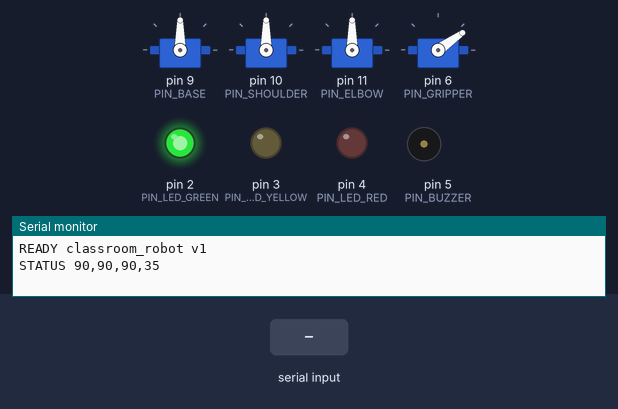
This sketch was run on a simulated Arduino Uno, built with avr-gcc and run on an emulated ATmega328P. Parts: 4 × servo, output pins drawn as LEDs (lit = HIGH), buzzer (waves = sounding), the last lines printed to the serial monitor. Inputs (shaded band) come from the test bench.

Above: at 1.7 s.
1.8 s: "ALERT\n" received over Serial
At 3.1 s:
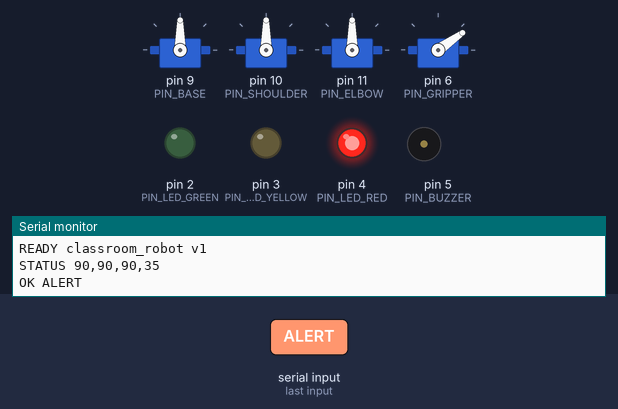
3.6 s: "WARN_LED\n" received over Serial
At 4.3 s:
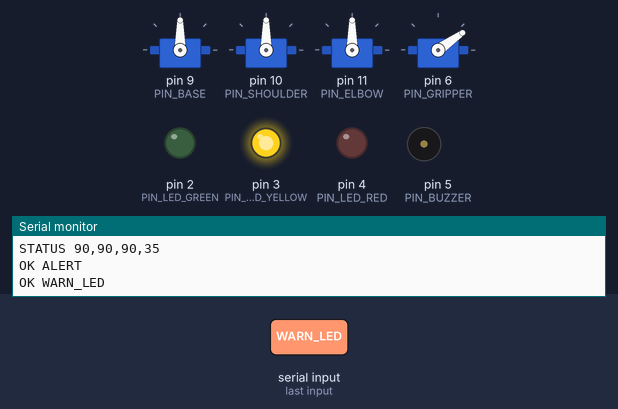
5.1 s: "ASSIST 1\n" received over Serial
At 5.9 s:
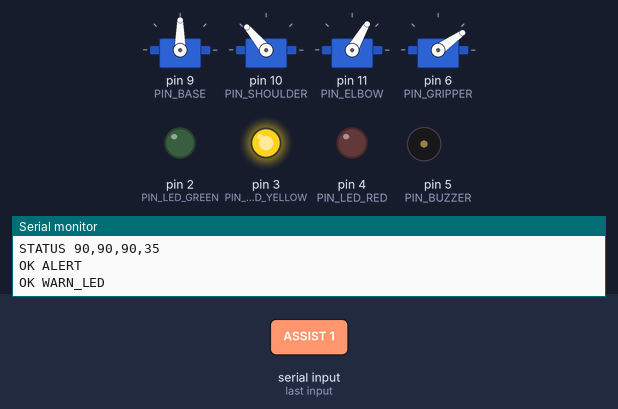
8.1 s: "NORMAL\n" received over Serial
At 10.1 s:
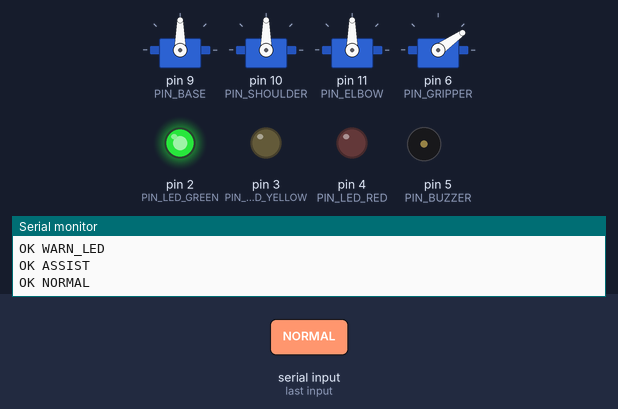
11.1 s: "ASSIST 150\n" received over Serial
At 15.2 s:
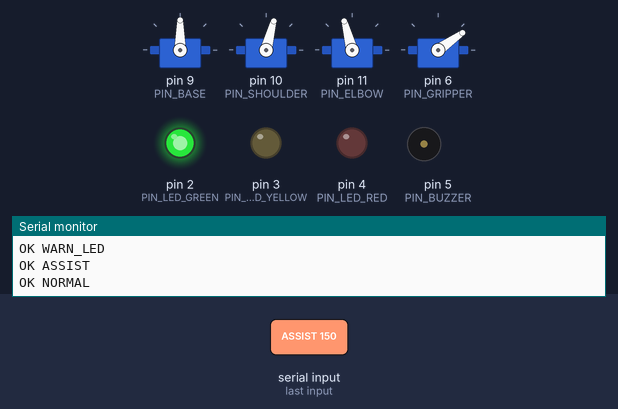
Timing chart, 0 to 17.1 s (numbered marks = the images above; inputs shaded):
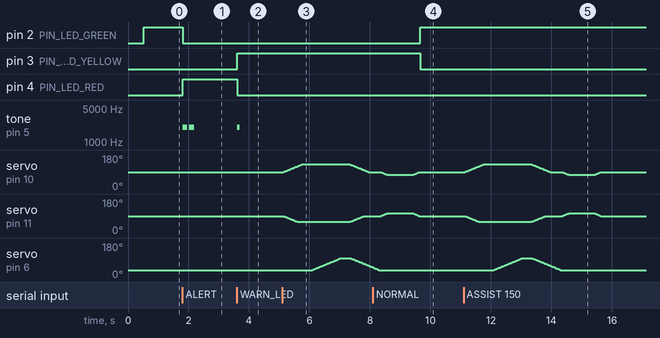

The sketch:

classroom_robot.ino
```cpp
/*
 * Smart Classroom Assistant Robot - Arduino Uno node
 * --------------------------------------------------
 * Drives a 4-DOF arm (base / shoulder / elbow / gripper) from newline-terminated
 * text commands arriving over USB serial, and answers every command so the Python
 * side can tell success from silence.
 *
 * Protocol (9600 baud, "\n" terminated, case-insensitive):
 *   PING              -> PONG
 *   STATUS            -> STATUS base,shoulder,elbow,gripper
 *   HOME LEFT CENTER RIGHT WARNING OPEN CLOSE PICK
 *                     -> OK <NAME>
 *   ASSIST            -> runs the pick-and-place sequence, then OK ASSIST
 *   NORMAL WARN_LED ALERT
 *                     -> OK <NAME>          (indicator only, arm does not move)
 *   SET <joint> <deg> -> OK SET <joint> <deg>   calibration jog, e.g. SET SHOULDER 95
 *   SPEED <ms>        -> OK SPEED <ms>          step delay, 5..60
 *   anything else     -> ERR UNKNOWN <text>
 *
 * On reset the arm moves to HOME before accepting commands, and prints READY.
 *
 * SAFETY
 *   Every joint has a hard min/max below; angles are clamped to them, so a bad
 *   command cannot drive a horn into the frame. Set these to YOUR arm before
 *   powering the servos - the defaults are conservative guesses, not measurements.
 *   Power four SG90s from a separate 5V supply (they can pull ~2A stalled) and
 *   tie its ground to the Arduino ground. USB alone will brown the board out.
 */

#include <Servo.h>

// ------------------------------------------------------------------ wiring
const uint8_t PIN_BASE     = 9;
const uint8_t PIN_SHOULDER = 10;
const uint8_t PIN_ELBOW    = 11;
const uint8_t PIN_GRIPPER  = 6;

// Phase 9 indicators - leave unconnected if you have none
const uint8_t PIN_LED_GREEN  = 2;
const uint8_t PIN_LED_YELLOW = 3;
const uint8_t PIN_LED_RED    = 4;
const uint8_t PIN_BUZZER     = 5;

// --------------------------------------------------------------- joint model
enum JointId { BASE = 0, SHOULDER = 1, ELBOW = 2, GRIPPER = 3, JOINT_COUNT = 4 };

struct Joint {
  Servo   servo;
  uint8_t pin;
  uint8_t minAngle;   // hard mechanical limit - tune to your build
  uint8_t maxAngle;
  uint8_t current;
  const char *name;
};

Joint joints[JOINT_COUNT] = {
  { Servo(), PIN_BASE,      10, 170,  90, "BASE"     },
  { Servo(), PIN_SHOULDER,  30, 150,  90, "SHOULDER" },
  { Servo(), PIN_ELBOW,     20, 160,  90, "ELBOW"    },
  { Servo(), PIN_GRIPPER,   35, 110,  35, "GRIPPER"  }
};

// -------------------------------------------------------------- preset poses
// order: base, shoulder, elbow, gripper   (255 = "leave this joint alone")
const uint8_t KEEP = 255;

struct NamedPose { const char *name; uint8_t a[JOINT_COUNT]; };

const NamedPose PRESETS[] = {
  { "HOME",    {  90,  90,  90,  35 } },   // upright, gripper open
  { "LEFT",    { 150,  80, 100,  35 } },   // point at the left third of the room
  { "CENTER",  {  90,  75, 105,  35 } },
  { "RIGHT",   {  30,  80, 100,  35 } },
  { "WARNING", {  90,  50, 140,  35 } },   // raised "attention" pose
  { "OPEN",    { KEEP, KEEP, KEEP,  35 } },
  { "CLOSE",   { KEEP, KEEP, KEEP, 100 } },
  { "PICK",    {  90, 130,  60,  35 } }    // reach down to the table
};
const uint8_t PRESET_COUNT = sizeof(PRESETS) / sizeof(PRESETS[0]);

// ----------------------------------------------------------------- movement
uint8_t stepDelayMs = 15;          // larger = slower, gentler
const uint8_t STEP_SIZE = 1;       // degrees per step

uint8_t clampAngle(const Joint &j, int angle) {
  if (angle < j.minAngle) return j.minAngle;
  if (angle > j.maxAngle) return j.maxAngle;
  return (uint8_t)angle;
}

/* Move every joint toward its target one degree at a time so the arm eases into
 * the pose instead of slamming. KEEP leaves a joint where it is. */
void moveTo(const uint8_t target[JOINT_COUNT]) {
  uint8_t goal[JOINT_COUNT];
  for (uint8_t i = 0; i < JOINT_COUNT; i++) {
    goal[i] = (target[i] == KEEP) ? joints[i].current
                                  : clampAngle(joints[i], target[i]);
  }

  bool moving = true;
  while (moving) {
    moving = false;
    for (uint8_t i = 0; i < JOINT_COUNT; i++) {
      Joint &j = joints[i];
      int diff = (int)goal[i] - (int)j.current;
      if (diff == 0) continue;
      if (abs(diff) <= STEP_SIZE) {
        j.current = goal[i];                     // last step lands exactly
      } else {
        j.current = (uint8_t)((int)j.current + (diff > 0 ? STEP_SIZE : -STEP_SIZE));
      }
      j.servo.write(j.current);
      moving = true;
    }
    delay(stepDelayMs);
  }
}

int findPreset(const String &name) {
  for (uint8_t i = 0; i < PRESET_COUNT; i++) {
    if (name.equals(PRESETS[i].name)) return i;
  }
  return -1;
}

int findJoint(const String &name) {
  for (uint8_t i = 0; i < JOINT_COUNT; i++) {
    if (name.equals(joints[i].name)) return i;
  }
  return -1;
}

// --------------------------------------------------------------- indicators
void setIndicators(bool green, bool yellow, bool red) {
  digitalWrite(PIN_LED_GREEN,  green  ? HIGH : LOW);
  digitalWrite(PIN_LED_YELLOW, yellow ? HIGH : LOW);
  digitalWrite(PIN_LED_RED,    red    ? HIGH : LOW);
}

void beep(uint16_t ms, uint8_t times) {
  for (uint8_t i = 0; i < times; i++) {
    tone(PIN_BUZZER, 2000, ms);
    delay(ms + 60);
  }
  noTone(PIN_BUZZER);
}

// ----------------------------------------------------------- assist routine
/* Phase 8: fixed-position marker/eraser fetch. No inverse kinematics - every
 * waypoint is a preset, so the arm can only ever visit angles we vetted. */
void runAssist() {
  moveTo(PRESETS[findPreset("HOME")].a);
  moveTo(PRESETS[findPreset("OPEN")].a);
  moveTo(PRESETS[findPreset("PICK")].a);      // reach down to the marker
  delay(300);
  moveTo(PRESETS[findPreset("CLOSE")].a);     // grip it
  delay(300);
  moveTo(PRESETS[findPreset("HOME")].a);      // lift clear of the table
  moveTo(PRESETS[findPreset("CENTER")].a);    // present it to the teacher
  delay(500);
  moveTo(PRESETS[findPreset("OPEN")].a);      // release
  delay(300);
  moveTo(PRESETS[findPreset("HOME")].a);
}

// ------------------------------------------------------------ command parser
void reportStatus() {
  Serial.print(F("STATUS "));
  for (uint8_t i = 0; i < JOINT_COUNT; i++) {
    Serial.print(joints[i].current);
    if (i < JOINT_COUNT - 1) Serial.print(',');
  }
  Serial.println();
}

void handleCommand(String line) {
  line.trim();
  if (line.length() == 0) return;
  line.toUpperCase();

  // split off the first word
  int sp = line.indexOf(' ');
  String verb = (sp < 0) ? line : line.substring(0, sp);
  String rest = (sp < 0) ? ""   : line.substring(sp + 1);
  rest.trim();

  if (verb == "PING")   { Serial.println(F("PONG")); return; }
  if (verb == "STATUS") { reportStatus(); return; }

  if (verb == "SPEED") {
    int ms = rest.toInt();
    if (ms < 5 || ms > 60) { Serial.println(F("ERR SPEED 5..60")); return; }
    stepDelayMs = (uint8_t)ms;
    Serial.print(F("OK SPEED ")); Serial.println(ms);
    return;
  }

  if (verb == "SET") {                       // calibration jog: SET ELBOW 120
    int sp2 = rest.indexOf(' ');
    if (sp2 < 0) { Serial.println(F("ERR SET <JOINT> <ANGLE>")); return; }
    String jname = rest.substring(0, sp2);
    int angle = rest.substring(sp2 + 1).toInt();
    int idx = findJoint(jname);
    if (idx < 0) { Serial.print(F("ERR SET UNKNOWN JOINT ")); Serial.println(jname); return; }
    uint8_t safe = clampAngle(joints[idx], angle);
    uint8_t target[JOINT_COUNT] = { KEEP, KEEP, KEEP, KEEP };
    target[idx] = safe;
    moveTo(target);
    Serial.print(F("OK SET ")); Serial.print(joints[idx].name);
    Serial.print(' '); Serial.println(safe);
    return;
  }

  if (verb == "ASSIST") { runAssist(); Serial.println(F("OK ASSIST")); return; }

  // ---- indicator-only commands (Phase 9). The arm does not move for these.
  if (verb == "NORMAL")  { setIndicators(true, false, false); Serial.println(F("OK NORMAL")); return; }
  if (verb == "WARN_LED"){ setIndicators(false, true, false); beep(80, 1); Serial.println(F("OK WARN_LED")); return; }
  if (verb == "ALERT")   { setIndicators(false, false, true); beep(160, 2); Serial.println(F("OK ALERT")); return; }

  // ---- preset poses
  int p = findPreset(verb);
  if (p >= 0) {
    moveTo(PRESETS[p].a);
    if (verb == "WARNING") { setIndicators(false, true, false); beep(80, 1); }
    Serial.print(F("OK ")); Serial.println(PRESETS[p].name);
    return;
  }

  Serial.print(F("ERR UNKNOWN ")); Serial.println(verb);
}

// ------------------------------------------------------------------- sketch
void setup() {
  Serial.begin(9600);

  pinMode(PIN_LED_GREEN,  OUTPUT);
  pinMode(PIN_LED_YELLOW, OUTPUT);
  pinMode(PIN_LED_RED,    OUTPUT);
  pinMode(PIN_BUZZER,     OUTPUT);
  setIndicators(false, false, false);

  for (uint8_t i = 0; i < JOINT_COUNT; i++) {
    joints[i].servo.attach(joints[i].pin);
    joints[i].servo.write(joints[i].current);   // hold the declared start angle
  }
  delay(500);                                   // let the horns settle

  moveTo(PRESETS[findPreset("HOME")].a);
  setIndicators(true, false, false);

  Serial.println(F("READY classroom_robot v1"));
  reportStatus();
}

void loop() {
  static String buffer = "";
  while (Serial.available() > 0) {
    char c = (char)Serial.read();
    if (c == '\n' || c == '\r') {
      if (buffer.length() > 0) { handleCommand(buffer); buffer = ""; }
    } else if (buffer.length() < 40) {
      buffer += c;
    }
  }
}
```

Measured:
- after the input at 1.8 s, pin 2 (PIN_LED_GREEN): HIGH → LOW at once; pin 4 (PIN_LED_RED): LOW → HIGH at once; tone on pin 5 (PIN_BUZZER): alternates 2000 Hz for 0.16 s and silent for 0.06 s, 4 changes in all, then stays silent, starting at once
- after the input at 3.6 s, pin 3 (PIN_LED_YELLOW): LOW → HIGH at once; pin 4 (PIN_LED_RED): HIGH → LOW at once; tone on pin 5 (PIN_BUZZER): silent → 2000 Hz at once, → silent 0.08 s later
- after the input at 5.1 s, servo on pin 10 (PIN_SHOULDER): rises from 90° to 130° in 0.61 s, then falls to 90° in 2.2 s; servo on pin 6 (PIN_GRIPPER): rises from 35° to 100° in 0.97 s, then falls to 51° in 1.1 s
- after the input at 8.1 s, pin 2 (PIN_LED_GREEN): LOW → HIGH after 1.6 s; pin 3 (PIN_LED_YELLOW): HIGH → LOW after 1.6 s
- after the input at 11.1 s, servo on pin 6 (PIN_GRIPPER): rises from 35° to 100° in 0.97 s, then falls to 35° in 1.3 s
